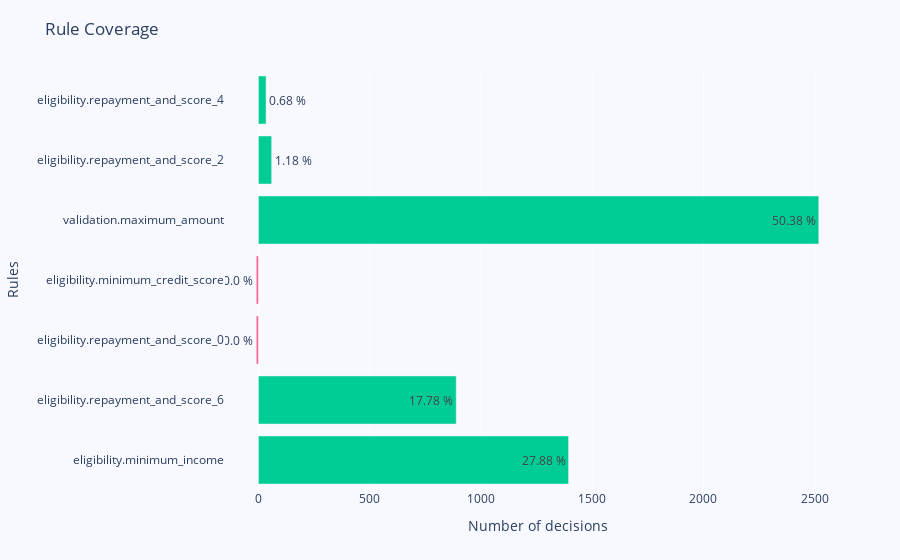

Source (notebook cell):
### Markdown cell above
### 5.2 - Compute coverage rate for rule execution
This view show all executed rules with its execution percentage. 100% means that the rule has been executed in all decisions. The rule coverage empowers business users to check if the statistics of rule execution match their expectations and hypothesis when applied to the applications, and data in general.

### Code cell
fig = go.Figure(go.Bar(
            x=[-10 if count==0 else count for count in rules_coverage['Count']],
            y=rules_coverage["Rule"],
            text=[f'------> {item} %' if item==0.00 else f'{item} %' for item in rules_coverage['Percentage']],
            #text=['{:.2f} %'.format(item) for item in rules_coverage['Percentage']], 
            marker_color=[px.colors.qualitative.Plotly[6] if item<=0 else px.colors.qualitative.Plotly[2] for item in rules_coverage['Percentage']],
            #textposition="inside",
            hovertemplate="<b>%{y}</b><br><b>Count:</b> %{x}<br><b>Percentage:</b> %{text}<extra></extra>",
            orientation='h'))

fig.update_xaxes(title_text='Number of decisions')
fig.update_yaxes(title_text='Rules')

fig.update_layout(
    title='Rule Coverage',
    legend=dict(x=0.029, y=1.038, font_size=10),
    margin=dict(l=100, r=50, t=70, b=70),
    height=700,
    paper_bgcolor='rgb(248, 248, 255)',
    plot_bgcolor='rgb(248, 248, 255)',
)
fig.show()

### Figure 1 — Plotly figure (JSON) as saved in the notebook; plotly's stock layout.template omitted (floating-point values rounded to 4 significant figures)
{"data": [{"hovertemplate": "<b>%{y}</b><br><b>Count:</b> %{x}<br><b>Percentage:</b> %{text}<extra></extra>", "marker": {"color": ["#00CC96", "#00CC96", "#FF6692", "#FF6692", "#00CC96", "#00CC96", "#00CC96"]}, "orientation": "h", "text": ["27.88 %", "17.78 %", "------> 0.0 %", "------> 0.0 %", "50.38 %", "1.18 %", "0.68 %"], "type": "bar", "x": [1394, 889, -10, -10, 2519, 59, 34], "y": ["eligibility.minimum_income", "eligibility.repayment_and_score_6", "eligibility.repayment_and_score_0", "eligibility.minimum_credit_score", "validation.maximum_amount", "eligibility.repayment_and_score_2", "eligibility.repayment_and_score_4"]}], "layout": {"autosize": true, "legend": {"font": {"size": 10}, "x": 0.029, "y": 1.038}, "margin": {"b": 70, "l": 100, "r": 50, "t": 70}, "paper_bgcolor": "rgb(248, 248, 255)", "plot_bgcolor": "rgb(248, 248, 255)", "title": {"text": "Rule Coverage"}, "xaxis": {"autorange": true, "range": [-150.5, 2660.0], "title": {"text": "Number of decisions"}, "type": "linear"}, "yaxis": {"autorange": true, "range": [-0.5, 6.5], "title": {"text": "Rules"}, "type": "category"}}}
